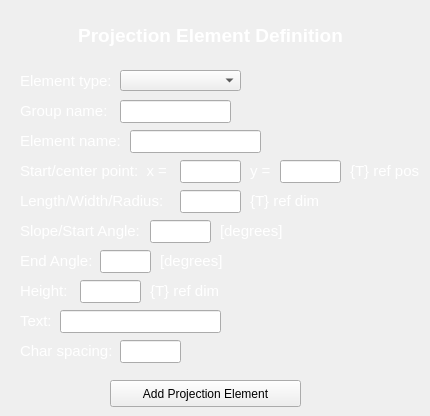
      <widget class="QWidget" name="tab_5">
       <attribute name="title">
        <string>Definition</string>
       </attribute>
       <widget class="QLineEdit" name="pe_x">
        <property name="geometry">
         <rect>
          <x>180</x>
          <y>160</y>
          <width>61</width>
          <height>23</height>
         </rect>
        </property>
        <property name="styleSheet">
         <string notr="true">color: rgb(255, 255, 255);</string>
        </property>
        <property name="text">
         <string>0.0</string>
        </property>
        <property name="alignment">
         <set>Qt::AlignRight|Qt::AlignTrailing|Qt::AlignVCenter</set>
        </property>
        <property name="placeholderText">
         <string>0.0</string>
        </property>
       </widget>
       <widget class="QLabel" name="label_26">
        <property name="geometry">
         <rect>
          <x>20</x>
          <y>70</y>
          <width>111</width>
          <height>21</height>
         </rect>
        </property>
        <property name="font">
         <font>
          <pointsize>11</pointsize>
         </font>
        </property>
        <property name="styleSheet">
         <string notr="true">color: rgb(255, 255, 255);</string>
        </property>
        <property name="text">
         <string>Element type:</string>
        </property>
        <property name="alignment">
         <set>Qt::AlignLeading|Qt::AlignLeft|Qt::AlignVCenter</set>
        </property>
       </widget>
       <widget class="QLabel" name="label_23">
        <property name="geometry">
         <rect>
          <x>20</x>
          <y>100</y>
          <width>91</width>
          <height>21</height>
         </rect>
        </property>
        <property name="font">
         <font>
          <pointsize>11</pointsize>
         </font>
        </property>
        <property name="styleSheet">
         <string notr="true">color: rgb(255, 255, 255);</string>
        </property>
        <property name="text">
         <string>Group name:</string>
        </property>
        <property name="alignment">
         <set>Qt::AlignLeading|Qt::AlignLeft|Qt::AlignVCenter</set>
        </property>
       </widget>
       <widget class="QLabel" name="start_ang">
        <property name="geometry">
         <rect>
          <x>20</x>
          <y>220</y>
          <width>131</width>
          <height>21</height>
         </rect>
        </property>
        <property name="font">
         <font>
          <pointsize>11</pointsize>
         </font>
        </property>
        <property name="styleSheet">
         <string notr="true">color: rgb(255, 255, 255);</string>
        </property>
        <property name="text">
         <string>Slope/Start Angle:</string>
        </property>
        <property name="alignment">
         <set>Qt::AlignLeading|Qt::AlignLeft|Qt::AlignVCenter</set>
        </property>
       </widget>
       <widget class="QPushButton" name="pe_add_button">
        <property name="geometry">
         <rect>
          <x>110</x>
          <y>380</y>
          <width>191</width>
          <height>27</height>
         </rect>
        </property>
        <property name="cursor">
         <cursorShape>PointingHandCursor</cursorShape>
        </property>
        <property name="styleSheet">
         <string notr="true">border-style: native;
background-color: native;
-qt-style-features: background-color;</string>
        </property>
        <property name="text">
         <string>Add Projection Element</string>
        </property>
       </widget>
       <widget class="QLabel" name="label_36">
        <property name="geometry">
         <rect>
          <x>350</x>
          <y>160</y>
          <width>71</width>
          <height>21</height>
         </rect>
        </property>
        <property name="font">
         <font>
          <pointsize>11</pointsize>
         </font>
        </property>
        <property name="styleSheet">
         <string notr="true">color: rgb(255, 255, 255);</string>
        </property>
        <property name="text">
         <string>{T} ref pos</string>
        </property>
        <property name="alignment">
         <set>Qt::AlignLeading|Qt::AlignLeft|Qt::AlignVCenter</set>
        </property>
       </widget>
       <widget class="QLabel" name="label_21">
        <property name="geometry">
         <rect>
          <x>70</x>
          <y>20</y>
          <width>281</width>
          <height>31</height>
         </rect>
        </property>
        <property name="font">
         <font>
          <pointsize>14</pointsize>
          <weight>75</weight>
          <bold>true</bold>
         </font>
        </property>
        <property name="styleSheet">
         <string notr="true">color: rgb(255, 255, 255);</string>
        </property>
        <property name="text">
         <string>Projection Element Definition</string>
        </property>
        <property name="alignment">
         <set>Qt::AlignCenter</set>
        </property>
       </widget>
       <widget class="QLabel" name="label_22">
        <property name="geometry">
         <rect>
          <x>20</x>
          <y>130</y>
          <width>111</width>
          <height>21</height>
         </rect>
        </property>
        <property name="font">
         <font>
          <pointsize>11</pointsize>
         </font>
        </property>
        <property name="styleSheet">
         <string notr="true">color: rgb(255, 255, 255);</string>
        </property>
        <property name="text">
         <string>Element name:</string>
        </property>
        <property name="alignment">
         <set>Qt::AlignLeading|Qt::AlignLeft|Qt::AlignVCenter</set>
        </property>
       </widget>
       <widget class="QLineEdit" name="pe_length">
        <property name="geometry">
         <rect>
          <x>180</x>
          <y>190</y>
          <width>61</width>
          <height>23</height>
         </rect>
        </property>
        <property name="styleSheet">
         <string notr="true">color: rgb(255, 255, 255);</string>
        </property>
        <property name="text">
         <string>500.0</string>
        </property>
        <property name="alignment">
         <set>Qt::AlignRight|Qt::AlignTrailing|Qt::AlignVCenter</set>
        </property>
        <property name="placeholderText">
         <string>0.0</string>
        </property>
       </widget>
       <widget class="QLineEdit" name="pe_y">
        <property name="geometry">
         <rect>
          <x>280</x>
          <y>160</y>
          <width>61</width>
          <height>23</height>
         </rect>
        </property>
        <property name="styleSheet">
         <string notr="true">color: rgb(255, 255, 255);</string>
        </property>
        <property name="text">
         <string>0.0</string>
        </property>
        <property name="alignment">
         <set>Qt::AlignRight|Qt::AlignTrailing|Qt::AlignVCenter</set>
        </property>
        <property name="placeholderText">
         <string>0.0</string>
        </property>
       </widget>
       <widget class="QLabel" name="deg_start">
        <property name="geometry">
         <rect>
          <x>220</x>
          <y>220</y>
          <width>71</width>
          <height>21</height>
         </rect>
        </property>
        <property name="font">
         <font>
          <pointsize>11</pointsize>
         </font>
        </property>
        <property name="styleSheet">
         <string notr="true">color: rgb(255, 255, 255);</string>
        </property>
        <property name="text">
         <string>[degrees]</string>
        </property>
        <property name="alignment">
         <set>Qt::AlignLeading|Qt::AlignLeft|Qt::AlignVCenter</set>
        </property>
       </widget>
       <widget class="QLabel" name="length">
        <property name="geometry">
         <rect>
          <x>20</x>
          <y>190</y>
          <width>161</width>
          <height>21</height>
         </rect>
        </property>
        <property name="font">
         <font>
          <pointsize>11</pointsize>
         </font>
        </property>
        <property name="styleSheet">
         <string notr="true">color: rgb(255, 255, 255);</string>
        </property>
        <property name="text">
         <string>Length/Width/Radius:</string>
        </property>
        <property name="alignment">
         <set>Qt::AlignLeading|Qt::AlignLeft|Qt::AlignVCenter</set>
        </property>
       </widget>
       <widget class="QComboBox" name="pe_menu">
        <property name="geometry">
         <rect>
          <x>120</x>
          <y>70</y>
          <width>121</width>
          <height>21</height>
         </rect>
        </property>
        <property name="styleSheet">
         <string notr="true">border: native;
background-color: native;
-qt-style-features: background-color background-gradient;  
-qt-background-role: base;</string>
        </property>
        <property name="editable">
         <bool>false</bool>
        </property>
        <item>
         <property name="text">
          <string/>
         </property>
        </item>
        <item>
         <property name="text">
          <string>polyline</string>
         </property>
        </item>
        <item>
         <property name="text">
          <string>circle</string>
         </property>
        </item>
        <item>
         <property name="text">
          <string>arc</string>
         </property>
        </item>
        <item>
         <property name="text">
          <string>oval</string>
         </property>
        </item>
        <item>
         <property name="text">
          <string>text</string>
         </property>
        </item>
       </widget>
       <widget class="QLineEdit" name="pe_id">
        <property name="geometry">
         <rect>
          <x>130</x>
          <y>130</y>
          <width>131</width>
          <height>23</height>
         </rect>
        </property>
        <property name="styleSheet">
         <string notr="true">color: rgb(255, 255, 255);</string>
        </property>
        <property name="text">
         <string>figure_a</string>
        </property>
        <property name="alignment">
         <set>Qt::AlignLeading|Qt::AlignLeft|Qt::AlignVCenter</set>
        </property>
        <property name="placeholderText">
         <string>figure_example</string>
        </property>
       </widget>
       <widget class="QLabel" name="label_25">
        <property name="geometry">
         <rect>
          <x>20</x>
          <y>160</y>
          <width>171</width>
          <height>21</height>
         </rect>
        </property>
        <property name="font">
         <font>
          <pointsize>11</pointsize>
         </font>
        </property>
        <property name="styleSheet">
         <string notr="true">color: rgb(255, 255, 255);</string>
        </property>
        <property name="text">
         <string>Start/center point:  x =</string>
        </property>
        <property name="alignment">
         <set>Qt::AlignLeading|Qt::AlignLeft|Qt::AlignVCenter</set>
        </property>
       </widget>
       <widget class="QLineEdit" name="pe_angle">
        <property name="geometry">
         <rect>
          <x>150</x>
          <y>220</y>
          <width>61</width>
          <height>23</height>
         </rect>
        </property>
        <property name="styleSheet">
         <string notr="true">color: rgb(255, 255, 255);</string>
        </property>
        <property name="text">
         <string>45.0</string>
        </property>
        <property name="alignment">
         <set>Qt::AlignRight|Qt::AlignTrailing|Qt::AlignVCenter</set>
        </property>
        <property name="placeholderText">
         <string>0.0</string>
        </property>
       </widget>
       <widget class="QLabel" name="mm_len">
        <property name="geometry">
         <rect>
          <x>250</x>
          <y>190</y>
          <width>71</width>
          <height>21</height>
         </rect>
        </property>
        <property name="font">
         <font>
          <pointsize>11</pointsize>
         </font>
        </property>
        <property name="styleSheet">
         <string notr="true">color: rgb(255, 255, 255);</string>
        </property>
        <property name="text">
         <string>{T} ref dim</string>
        </property>
        <property name="alignment">
         <set>Qt::AlignLeading|Qt::AlignLeft|Qt::AlignVCenter</set>
        </property>
       </widget>
       <widget class="QLineEdit" name="pe_group">
        <property name="geometry">
         <rect>
          <x>120</x>
          <y>100</y>
          <width>111</width>
          <height>23</height>
         </rect>
        </property>
        <property name="styleSheet">
         <string notr="true">color: rgb(255, 255, 255);</string>
        </property>
        <property name="text">
         <string>group_1</string>
        </property>
        <property name="alignment">
         <set>Qt::AlignLeading|Qt::AlignLeft|Qt::AlignVCenter</set>
        </property>
        <property name="placeholderText">
         <string>my_group</string>
        </property>
       </widget>
       <widget class="QLabel" name="label_24">
        <property name="geometry">
         <rect>
          <x>250</x>
          <y>160</y>
          <width>31</width>
          <height>21</height>
         </rect>
        </property>
        <property name="font">
         <font>
          <pointsize>11</pointsize>
         </font>
        </property>
        <property name="styleSheet">
         <string notr="true">color: rgb(255, 255, 255);</string>
        </property>
        <property name="text">
         <string>y =</string>
        </property>
        <property name="alignment">
         <set>Qt::AlignLeading|Qt::AlignLeft|Qt::AlignVCenter</set>
        </property>
       </widget>
       <widget class="QLineEdit" name="pe_end_angle">
        <property name="geometry">
         <rect>
          <x>100</x>
          <y>250</y>
          <width>51</width>
          <height>23</height>
         </rect>
        </property>
        <property name="styleSheet">
         <string notr="true">color: rgb(255, 255, 255);</string>
        </property>
        <property name="text">
         <string>0.0</string>
        </property>
        <property name="alignment">
         <set>Qt::AlignRight|Qt::AlignTrailing|Qt::AlignVCenter</set>
        </property>
        <property name="placeholderText">
         <string>0.0</string>
        </property>
       </widget>
       <widget class="QLabel" name="deg_end">
        <property name="geometry">
         <rect>
          <x>160</x>
          <y>250</y>
          <width>71</width>
          <height>21</height>
         </rect>
        </property>
        <property name="font">
         <font>
          <pointsize>11</pointsize>
         </font>
        </property>
        <property name="styleSheet">
         <string notr="true">color: rgb(255, 255, 255);</string>
        </property>
        <property name="text">
         <string>[degrees]</string>
        </property>
        <property name="alignment">
         <set>Qt::AlignLeading|Qt::AlignLeft|Qt::AlignVCenter</set>
        </property>
       </widget>
       <widget class="QLabel" name="end_ang">
        <property name="geometry">
         <rect>
          <x>20</x>
          <y>250</y>
          <width>81</width>
          <height>21</height>
         </rect>
        </property>
        <property name="font">
         <font>
          <pointsize>11</pointsize>
         </font>
        </property>
        <property name="styleSheet">
         <string notr="true">color: rgb(255, 255, 255);</string>
        </property>
        <property name="text">
         <string>End Angle:</string>
        </property>
        <property name="alignment">
         <set>Qt::AlignLeading|Qt::AlignLeft|Qt::AlignVCenter</set>
        </property>
       </widget>
       <widget class="QLineEdit" name="pe_height">
        <property name="geometry">
         <rect>
          <x>80</x>
          <y>280</y>
          <width>61</width>
          <height>23</height>
         </rect>
        </property>
        <property name="styleSheet">
         <string notr="true">color: rgb(255, 255, 255);</string>
        </property>
        <property name="text">
         <string>0.0</string>
        </property>
        <property name="alignment">
         <set>Qt::AlignRight|Qt::AlignTrailing|Qt::AlignVCenter</set>
        </property>
        <property name="placeholderText">
         <string>0.0</string>
        </property>
       </widget>
       <widget class="QLabel" name="height">
        <property name="geometry">
         <rect>
          <x>20</x>
          <y>280</y>
          <width>51</width>
          <height>21</height>
         </rect>
        </property>
        <property name="font">
         <font>
          <pointsize>11</pointsize>
         </font>
        </property>
        <property name="styleSheet">
         <string notr="true">color: rgb(255, 255, 255);</string>
        </property>
        <property name="text">
         <string>Height:</string>
        </property>
        <property name="alignment">
         <set>Qt::AlignLeading|Qt::AlignLeft|Qt::AlignVCenter</set>
        </property>
       </widget>
       <widget class="QLabel" name="mm_height">
        <property name="geometry">
         <rect>
          <x>150</x>
          <y>280</y>
          <width>71</width>
          <height>21</height>
         </rect>
        </property>
        <property name="font">
         <font>
          <pointsize>11</pointsize>
         </font>
        </property>
        <property name="styleSheet">
         <string notr="true">color: rgb(255, 255, 255);</string>
        </property>
        <property name="text">
         <string>{T} ref dim</string>
        </property>
        <property name="alignment">
         <set>Qt::AlignLeading|Qt::AlignLeft|Qt::AlignVCenter</set>
        </property>
       </widget>
       <widget class="QLabel" name="text">
        <property name="geometry">
         <rect>
          <x>20</x>
          <y>310</y>
          <width>41</width>
          <height>21</height>
         </rect>
        </property>
        <property name="font">
         <font>
          <pointsize>11</pointsize>
         </font>
        </property>
        <property name="styleSheet">
         <string notr="true">color: rgb(255, 255, 255);</string>
        </property>
        <property name="text">
         <string>Text:</string>
        </property>
        <property name="alignment">
         <set>Qt::AlignLeading|Qt::AlignLeft|Qt::AlignVCenter</set>
        </property>
       </widget>
       <widget class="QLineEdit" name="pe_text">
        <property name="geometry">
         <rect>
          <x>60</x>
          <y>310</y>
          <width>161</width>
          <height>23</height>
         </rect>
        </property>
        <property name="styleSheet">
         <string notr="true">color: rgb(255, 255, 255);</string>
        </property>
        <property name="alignment">
         <set>Qt::AlignLeading|Qt::AlignLeft|Qt::AlignVCenter</set>
        </property>
        <property name="placeholderText">
         <string>text example</string>
        </property>
       </widget>
       <widget class="QLineEdit" name="pe_char_space">
        <property name="geometry">
         <rect>
          <x>120</x>
          <y>340</y>
          <width>61</width>
          <height>23</height>
         </rect>
        </property>
        <property name="styleSheet">
         <string notr="true">color: rgb(255, 255, 255);</string>
        </property>
        <property name="text">
         <string>0</string>
        </property>
        <property name="alignment">
         <set>Qt::AlignRight|Qt::AlignTrailing|Qt::AlignVCenter</set>
        </property>
        <property name="placeholderText">
         <string>0</string>
        </property>
       </widget>
       <widget class="QLabel" name="char_spac">
        <property name="geometry">
         <rect>
          <x>20</x>
          <y>340</y>
          <width>101</width>
          <height>21</height>
         </rect>
        </property>
        <property name="font">
         <font>
          <pointsize>11</pointsize>
         </font>
        </property>
        <property name="styleSheet">
         <string notr="true">color: rgb(255, 255, 255);</string>
        </property>
        <property name="text">
         <string>Char spacing:</string>
        </property>
        <property name="alignment">
         <set>Qt::AlignLeading|Qt::AlignLeft|Qt::AlignVCenter</set>
        </property>
       </widget>
      </widget>
